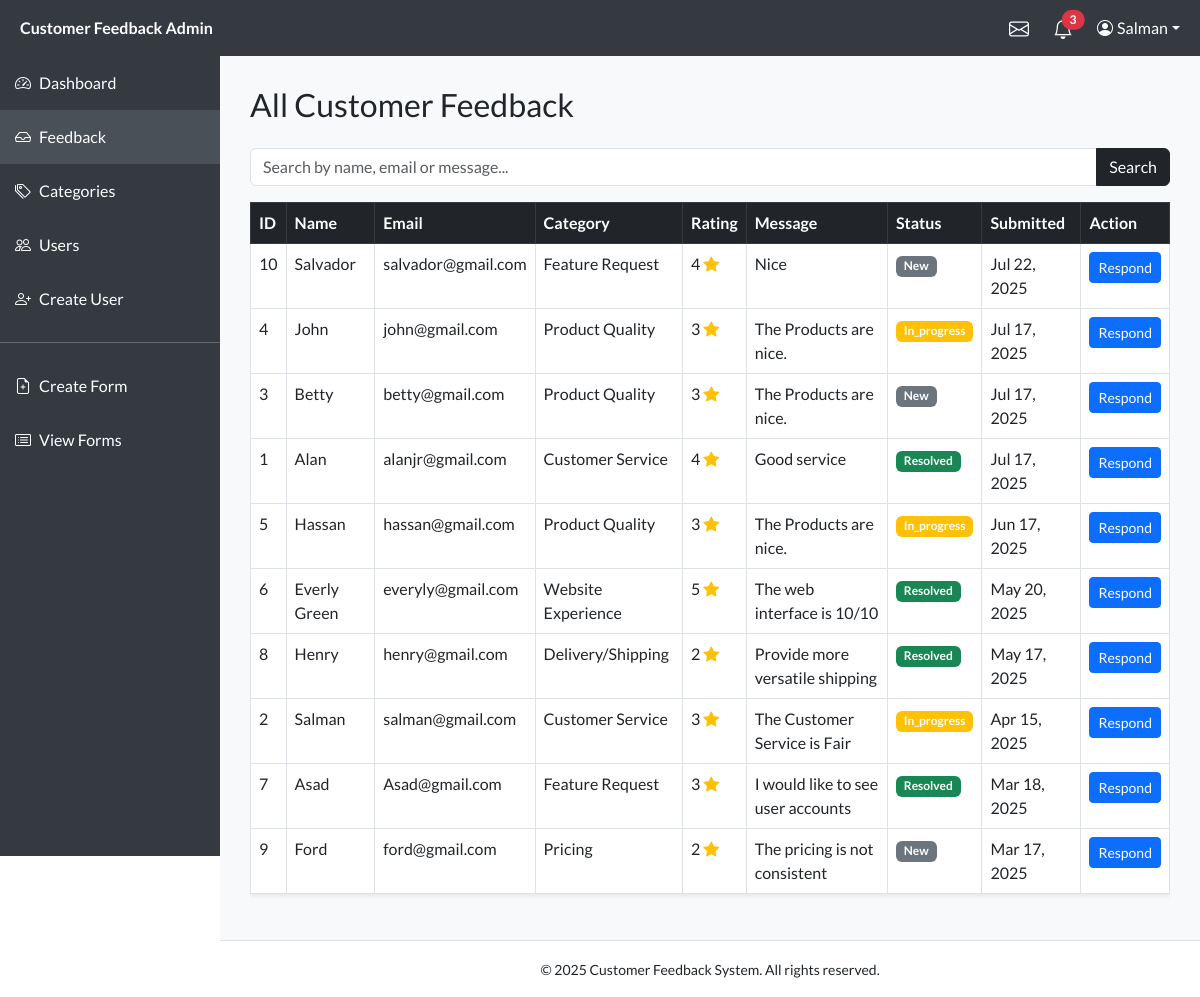
Page /Admin/feedbacks.php (signed in) on the committed database.
### tables this page shows
CREATE TABLE `feedback` (
  `id` int(11) NOT NULL,
  `name` varchar(100) DEFAULT NULL,
  `email` varchar(100) DEFAULT NULL,
  `category_id` int(11) DEFAULT NULL,
  `rating` int(11) DEFAULT NULL CHECK (`rating` between 1 and 5),
  `message` text NOT NULL,
  `file_path` varchar(255) DEFAULT NULL,
  `status` enum('new','in_progress','resolved') DEFAULT 'new',
  `created_at` timestamp NOT NULL DEFAULT current_timestamp(),
  `updated_at` datetime DEFAULT NULL
);

CREATE TABLE `categories` (
  `id` int(11) NOT NULL,
  `name` varchar(100) NOT NULL
);

### Admin/feedbacks.php (the view, shortened to what this page needs)
<?php
include 'includes/header.php';
include 'includes/sidebar.php';
$limit = 10;
$page = isset($_GET['page']) ? (int) $_GET['page'] : 1;
$offset = ($page - 1) * $limit;
$search = $_GET['search'] ?? '';
$searchSql = '';
$result = $conn->query("SELECT f.*, c.name AS category_name FROM feedback f
                        JOIN categories c ON f.category_id = c.id
                        $searchSql
                        ORDER BY f.created_at DESC
                        LIMIT $limit OFFSET $offset");
?>
<h2 class="mb-4">All Customer Feedback</h2>
<form class="mb-3" method="GET">
  <div class="input-group">
    <input type="text" class="form-control" name="search" placeholder="Search by name, email or message..." value="<?= htmlspecialchars($search) ?>">
    <button class="btn btn-dark" type="submit">Search</button>
  </div>
</form>
<div class="table-responsive">
  <table class="table table-bordered table-hover bg-white shadow-sm">
    <thead class="table-dark">
      <tr>
        <th>ID</th>
        <th>Name</th>
        <th>Email</th>
        <th>Category</th>
        <th>Rating</th>
        <th>Message</th>
        <th>Status</th>
        <th>Submitted</th>
        <th>Action</th>
      </tr>
    </thead>
    <tbody>
      <?php while ($row = $result->fetch_assoc()): ?>
        <tr>
          <td><?= $row['id'] ?></td>
          <td><?= htmlspecialchars($row['name'] ?? 'Anonymous') ?></td>
          <td><?= htmlspecialchars($row['email'] ?? '—') ?></td>
          <td><?= htmlspecialchars($row['category_name']) ?></td>
          <td>
            <?= $row['rating'] ?>
            <i class="bi bi-star-fill text-warning"></i>
          </td>
          <td><?= htmlspecialchars(mb_strimwidth($row['message'], 0, 40, '...')) ?></td>
          <td>
            <?php
              $statusClass = match ($row['status']) {
                'resolved' => 'success',
                'in_progress' => 'warning',
                default => 'secondary'
              };
            ?>
            <span class="badge bg-<?= $statusClass ?>"><?= ucfirst($row['status']) ?></span>
          </td>
          <td><?= date("M d, Y", strtotime($row['created_at'])) ?></td>
          <td>
            <a href="respond.php?id=<?= $row['id'] ?>" class="btn btn-sm btn-primary">Respond</a>
          </td>
        </tr>
      <?php endwhile; ?>
    </tbody>
  </table>
</div>
<?php include 'includes/footer.php'; ?>

### Admin/includes/header.php (style rules this page uses)
* { font-family: 'Lato', sans-serif; }
body { margin: 0; padding: 0; display: flex; flex-direction: column; }

### rows in the picture
feedback: id "10", name "Salvador", email "salvador@gmail.com", category.name "Feature Request", rating "4", message "Nice", status "New", created_at "Jul 22, 2025"
feedback: id "4", name "John", email "john@gmail.com", category.name "Product Quality", rating "3", message "The Products are nice.", status "In_progress", created_at "Jul 17, 2025"
feedback: id "3", name "Betty", email "betty@gmail.com", category.name "Product Quality", rating "3", message "The Products are nice.", status "New", created_at "Jul 17, 2025"
feedback: id "1", name "Alan", email "alanjr@gmail.com", category.name "Customer Service", rating "4", message "Good service", status "Resolved", created_at "Jul 17, 2025"
feedback: id "5", name "Hassan", email "hassan@gmail.com", category.name "Product Quality", rating "3", message "The Products are nice.", status "In_progress", created_at "Jun 17, 2025"
feedback: id "6", name "Everly Green", email "everyly@gmail.com", category.name "Website Experience", rating "5", message "The web interface is 10/10", status "Resolved", created_at "May 20, 2025"
feedback: id "8", name "Henry", email "henry@gmail.com", category.name "Delivery/Shipping", rating "2", message "Provide more versatile shipping", status "Resolved", created_at "May 17, 2025"
feedback: id "2", name "Salman", email "salman@gmail.com", category.name "Customer Service", rating "3", message "The Customer Service is Fair", status "In_progress", created_at "Apr 15, 2025"
feedback: id "7", name "Asad", email "Asad@gmail.com", category.name "Feature Request", rating "3", message "I would like to see user accounts", status "Resolved", created_at "Mar 18, 2025"
feedback: id "9", name "Ford", email "ford@gmail.com", category.name "Pricing", rating "2", message "The pricing is not consistent", status "New", created_at "Mar 17, 2025"

### other values in the picture
$unreadCount "3"
$_SESSION['user_name'] "Salman"
